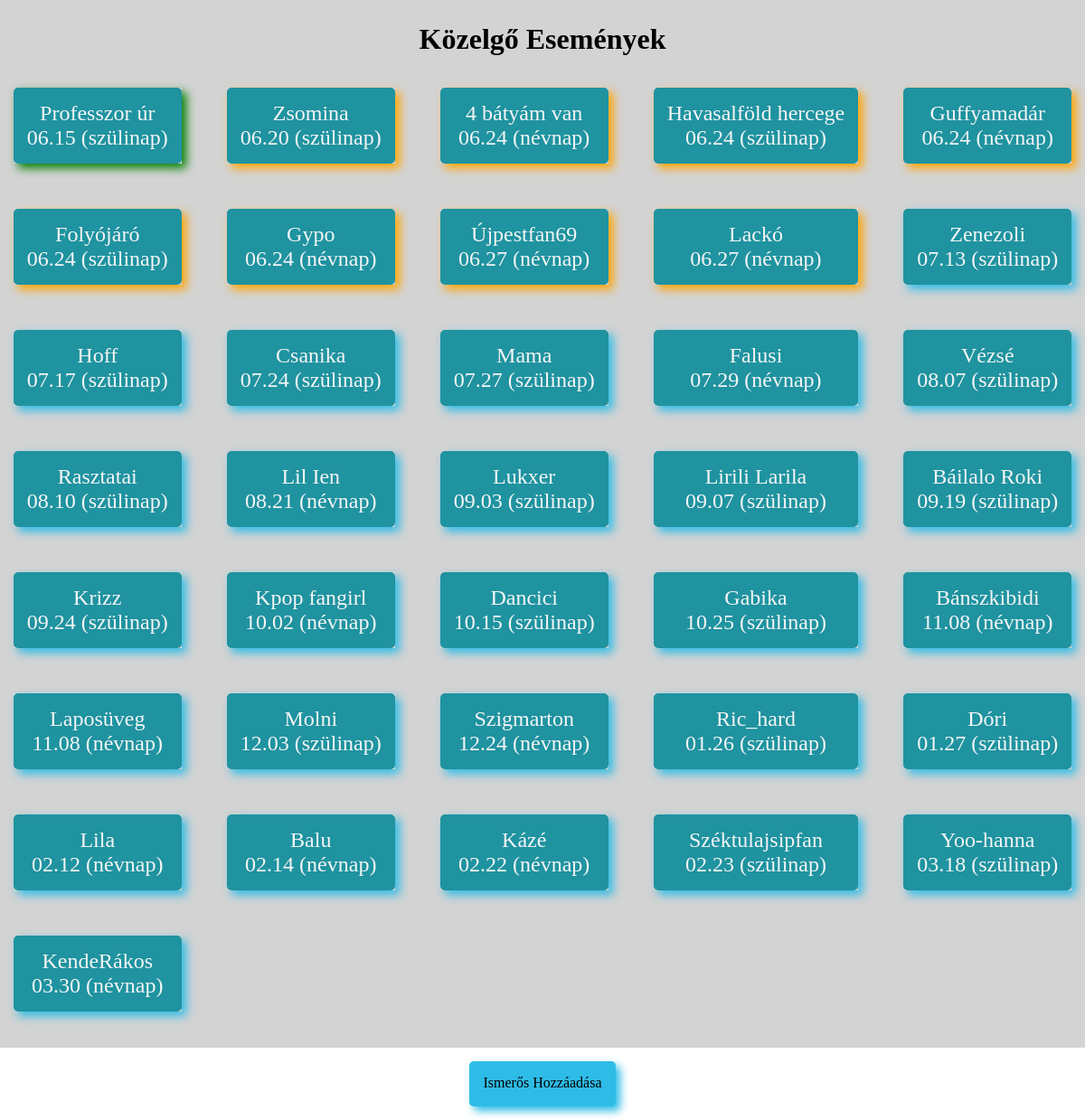
Before: / with the older database file.
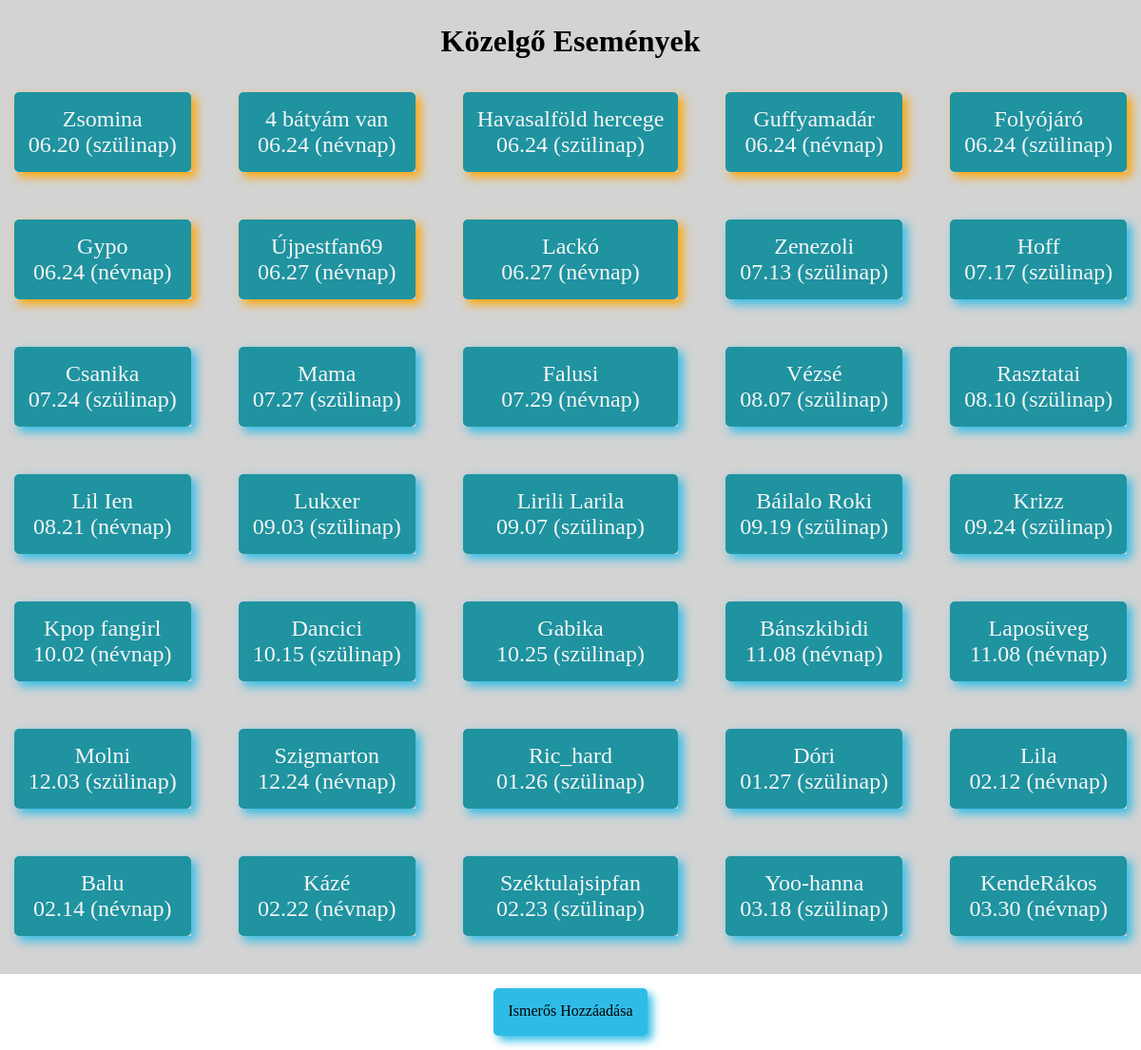
After: the same page with the newer database file.
### app_szulinap/models.py (models this page shows, shortened)
class Ember(models.Model):
    teljesnev = models.CharField(max_length=255)
    becenev = models.CharField(max_length=255)
    szulinap = models.DateField()
    nevnap = models.DateField()
    ajandek = models.CharField(max_length=255, null=True, blank=True)
    class Meta:
        verbose_name = "Ember"
        verbose_name_plural = "Emberek"

### app_szulinap/views.py (the view, shortened to what this page needs)
# urls.py: path('', fooldal),
def fooldal(request):
    emberek = Ember.objects.all()
    maidatum = date.today()
    def datum_kulonbseg(ember):
        def nap_ev_nelkul(d):
            return date(maidatum.year, d.month, d.day)
        szulido = nap_ev_nelkul(ember.szulinap)
        nevnapido = nap_ev_nelkul(ember.nevnap)
        def napok_kulonbseg(d):
            diff = (d - maidatum).days
            return diff if diff >= 0 else diff + 365
        szulinap_diff = napok_kulonbseg(szulido)
        nevnap_diff = napok_kulonbseg(nevnapido)
        return min(szulinap_diff, nevnap_diff)
    emberek = sorted(emberek, key=datum_kulonbseg)
    ember_adatok = []
    for ember in emberek:
        szuli = date(maidatum.year, ember.szulinap.month, ember.szulinap.day)
        nev = date(maidatum.year, ember.nevnap.month, ember.nevnap.day)
        if (szuli - maidatum).days % 365 <= (nev - maidatum).days % 365:
            datum = ember.szulinap.strftime("%m.%d") + " (szülinap)"
        else:
            datum = ember.nevnap.strftime("%m.%d") + " (névnap)"
        szuli_diff = (szuli - maidatum).days if (szuli - maidatum).days >= 0 else (szuli - maidatum).days + 365
        nev_diff = (nev - maidatum).days if (nev - maidatum).days >= 0 else (nev - maidatum).days + 365
        if szuli_diff <= nev_diff:
            datum = ember.szulinap.strftime("%m.%d") + " (szülinap)"
            diff = szuli_diff
        else:
            datum = ember.nevnap.strftime("%m.%d") + " (névnap)"
            diff = nev_diff
        alap = False
        heti = False
        havi = False
        surgos = False
        if 7 < diff < 31:
            havi = True
        elif ember.ajandek  and diff < 8:
            heti = True
        elif diff < 8:
            surgos = True
        else:
            alap = True
        ember_adatok.append({
            'id': ember.id,
            'becenev': ember.becenev,
            'datum': datum,
            'heti': heti,
            'surgos': surgos,
            'havi': havi,
            'alap': alap,
        })
    return render(request, 'app_szulinap/fooldal.html', {
        'emberek': ember_adatok
    })

### app_szulinap/templates/app_szulinap/fooldal.html (shortened to what this page needs)
{% load static %}
<!DOCTYPE html>
<html lang="hu">
<head>
    <link rel="stylesheet" href="{%static 'app_szulinap/fooldal.css'%}">
</head>
<body>
    <header><h1>Közelgő Események</h1></header>
    <main>
    {% for ember in emberek %}
        <a href="profil/{{ ember.id }}/"
            {% if ember.havi %}
            class="havi"
            {% endif %}
            {% if ember.heti %}
            class="heti"
            {% endif %}
            {% if ember.alap%}
            class="alap"
            {% endif %}
        >
            <div>
                <p >{{ ember.becenev }}</p>
                <p>{{ ember.datum }}</p>
            </div>
            {% endfor %}
        </a>
    </main>
    <footer>
        <a href="ujember/"> Ismerős Hozzáadása</a>
    </footer>
</body>
</html>

Changed rows visible on the page:
removed Ember: becenev "Professzor úr"
Other visible differences:
list line gone: "06.15 (szülinap)"
